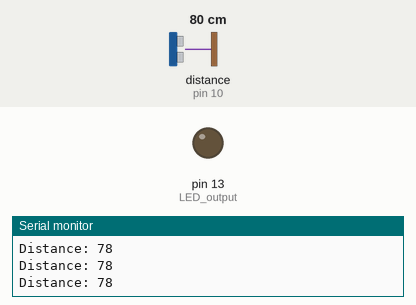
Recording of a sketch running on a simulated Arduino Uno, built with avr-gcc and run on an emulated ATmega328P. On the bench: output pins drawn as LEDs (lit = HIGH), the last lines printed to the serial monitor. Wiring (inferred from the names in the program): ultrasonic range finder: trigger pin 9; echo pin 10. Inputs (shaded band) come from the test bench; at power-on: distance to the obstacle (sensor on pin 10) 80 cm. The echo pulse lasts 58.3 µs per cm; pins used as bus, display or sensor lines are not drawn.

Above: at 1.3 s.
1.4 s: distance to the obstacle (sensor on pin 10) set to 12 cm
2.9 s: distance to the obstacle (sensor on pin 10) set to 9 cm
At 3.7 s:
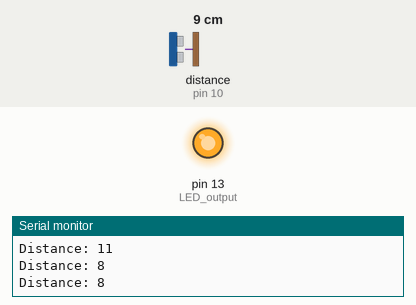
4.5 s: distance to the obstacle (sensor on pin 10) set to 18 cm
At 5.0 s:
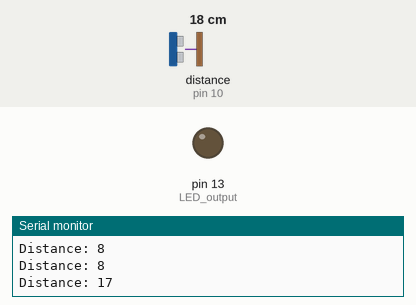
6.0 s: distance to the obstacle (sensor on pin 10) set to 2 cm
At 7.5 s:
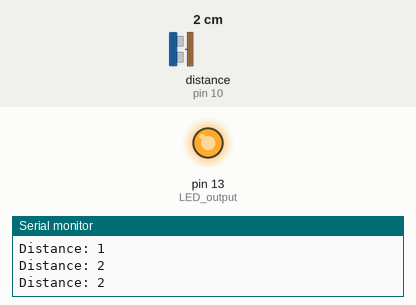
Timing chart, 0 to 8.5 s (numbered marks = the images above; inputs shaded):
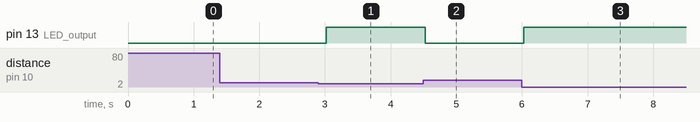

The sketch:

lab9_ultrasonic_led.ino
```cpp
// Lab 9: Distance Sensing with Ultrasonic Sensor (HC-SR04)

const int trigPin = 9;      // Trigger pin of ultrasonic sensor
const int echoPin = 10;     // Echo pin of ultrasonic sensor
long duration;              // Time taken by pulse
int distance;               // Calculated distance

void setup() {
  pinMode(trigPin, OUTPUT);   // Set trigger pin as output
  pinMode(echoPin, INPUT);    // Set echo pin as input
  pinMode(13, OUTPUT);        // LED output
  Serial.begin(9600);         // Start Serial Monitor
}

void loop() {
  // Send trigger pulse
  digitalWrite(trigPin, LOW);
  delayMicroseconds(2);
  digitalWrite(trigPin, HIGH);
  delayMicroseconds(10);
  digitalWrite(trigPin, LOW);

  // Read echo time and calculate distance
  duration = pulseIn(echoPin, HIGH);
  distance = duration * 0.034 / 2;  // Speed of sound = 0.034 cm/us

  // Print distance to Serial Monitor
  Serial.print("Distance: ");
  Serial.println(distance);

  // Turn LED on if object is close (< 10 cm)
  if (distance < 10) {
    digitalWrite(13, HIGH);
  } else {
    digitalWrite(13, LOW);
  }

  delay(500);  // Wait before next reading
}
```

Measured:
- the behaviour switches between 11 and 10 cm on distance to the obstacle (sensor on pin 10) (found by bisection; images 0 and 1)
- after the input at 2.9 s, pin 13 (LED_output): LOW → HIGH after 0.12 s
- after the input at 4.5 s, pin 13 (LED_output): HIGH → LOW at once
- after the input at 6.0 s, pin 13 (LED_output): LOW → HIGH at once
